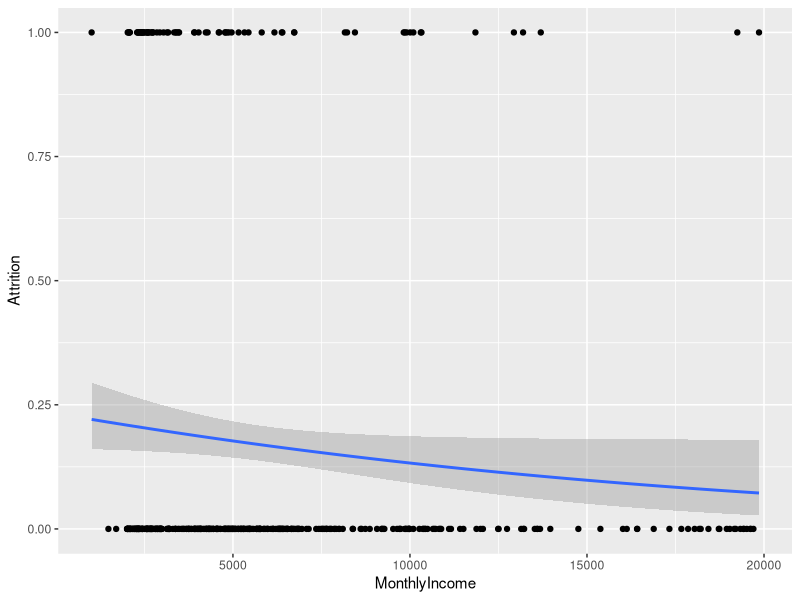
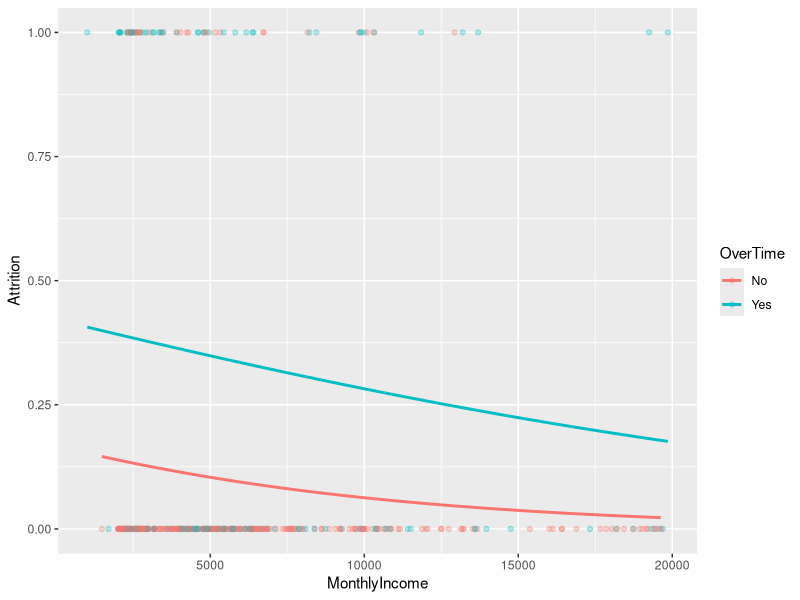

These charts were generated, in order, by the following R code:
## ---- chunk 1
knitr::opts_chunk$set(echo = TRUE)
library(dplyr)     # for data wrangling
library(ggplot2)   # for awesome plotting
library(rsample)   # for data splitting
library(recipes)   # data preprocessing
library(caret)     # for logistic regression modeling
## ---- chunk 2
# read in data
data("attrition", package = "modeldata")

df <- attrition %>% mutate_if(is.ordered, factor, ordered = FALSE)

# Create training (70%) and test (30%) sets for the 
set.seed(123)  # for reproducibility 
churn_split <- initial_split(df, prop = 0.7)
churn_train <- training(churn_split)
churn_test  <- testing(churn_split)
## ---- chunk 3
#specify and prep recipe
churn_rec <- recipe(Attrition~., data = churn_train) %>%
  step_integer(Attrition, zero_based = TRUE) %>%
  prep(churn_train)

#bake recipe with training data
churn_baked_train <- bake(churn_rec, new_data = churn_train)
## ---- chunk 4
#MonthlyIncome
model_inc <- glm(Attrition ~ MonthlyIncome, data = churn_baked_train, family = "binomial")

#OverTime
model_time <- glm( Attrition ~ OverTime, data = churn_baked_train, family = "binomial")
## ---- chunk 5
broom::tidy(model_inc)
broom::tidy(model_time)
## ---- chunk 6
#exponentiate the coefficients from model objects for interpretation. Gives us changes in odds of attrition
exp(coef(model_inc))
exp(coef(model_time))
## ---- chunk 7
churn_baked_test <- bake(churn_rec, new_data = churn_test)
## ---- chunk 8
ggplot(churn_baked_test, aes(x = MonthlyIncome, y = Attrition)) +
  geom_point() +
  stat_smooth(method = "glm", 
              method.args = list(family = "binomial"))
## ---- chunk 9
model_both <- glm(Attrition ~ MonthlyIncome + OverTime, family = "binomial", data = churn_train)
tidy(model_both)
## ---- chunk 10
ggplot(churn_baked_test, aes(x = MonthlyIncome, y = Attrition, color = OverTime)) +
  geom_point(alpha = 0.3) +
  stat_smooth(method = "glm", se = FALSE, method.args = list(family = "binomial"))
